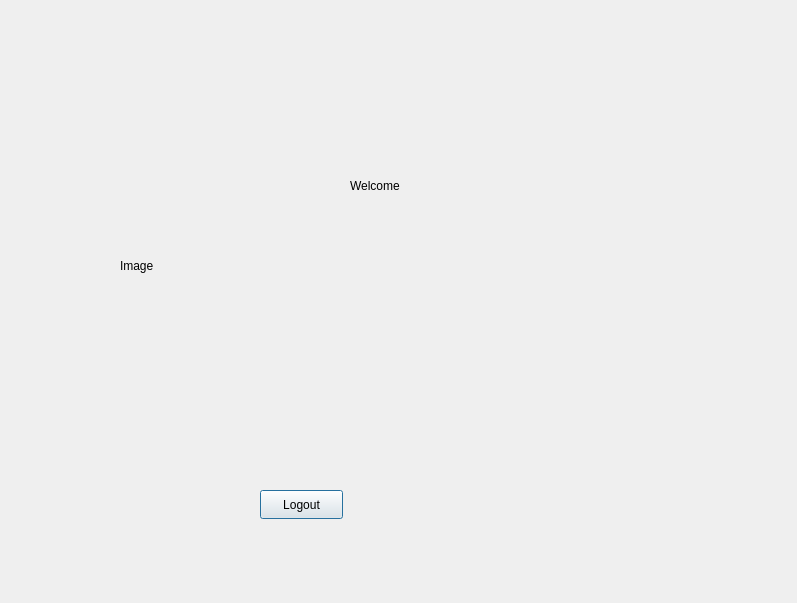
<?xml version="1.0" encoding="UTF-8"?>
<ui version="4.0">
 <class>WelcomeWindow</class>
 <widget class="QDialog" name="WelcomeWindow">
  <property name="geometry">
   <rect>
    <x>0</x>
    <y>0</y>
    <width>797</width>
    <height>603</height>
   </rect>
  </property>
  <property name="windowTitle">
   <string>Dialog</string>
  </property>
  <widget class="QLabel" name="helloLabel">
   <property name="geometry">
    <rect>
     <x>50</x>
     <y>50</y>
     <width>63</width>
     <height>20</height>
    </rect>
   </property>
   <property name="text">
    <string/>
   </property>
  </widget>
  <widget class="QLabel" name="labelWelcome">
   <property name="geometry">
    <rect>
     <x>350</x>
     <y>150</y>
     <width>181</width>
     <height>71</height>
    </rect>
   </property>
   <property name="text">
    <string>Welcome</string>
   </property>
  </widget>
  <widget class="QLabel" name="labelWelcomePic">
   <property name="geometry">
    <rect>
     <x>120</x>
     <y>120</y>
     <width>501</width>
     <height>291</height>
    </rect>
   </property>
   <property name="text">
    <string>Image</string>
   </property>
  </widget>
  <widget class="QPushButton" name="pushButtonLogout">
   <property name="geometry">
    <rect>
     <x>260</x>
     <y>490</y>
     <width>83</width>
     <height>29</height>
    </rect>
   </property>
   <property name="text">
    <string>Logout</string>
   </property>
  </widget>
 </widget>
 <resources/>
 <connections/>
</ui>
